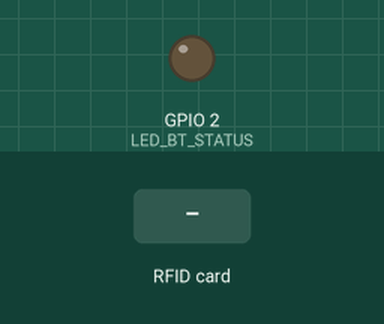
This sketch was run on a simulated ESP32. On the bench: output pins drawn as LEDs (lit = HIGH). The test bench sets the inputs (shaded band). WiFi joins after 1.5 s; servers stay silent unless stated; the local clock reads 2024-03-15 10:24:30 at power-on unless the sketch sets it; nothing arrives over Bluetooth unless stated; what the sketch prints to the serial monitor is not drawn.

Above: at 0.1 s.
At 2.7 s:
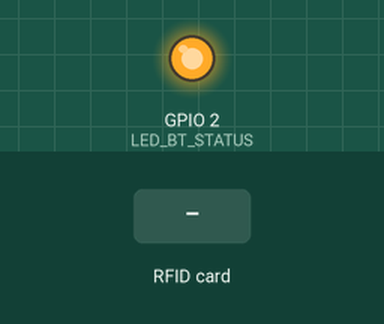
2.8 s: RFID card 63 80 EA 2C held to the reader
4.3 s: RFID card 92 1D B5 02 held to the reader
5.8 s: RFID card 5E 7A 19 C4 held to the reader
Timing chart, 0 to 8.8 s (numbered marks = the images above; inputs shaded):
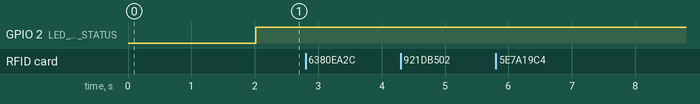

Measured:
- after the input at 2.8 s, every drawn part: stays the same
- after the input at 4.3 s, every drawn part: stays the same
- after the input at 5.8 s, every drawn part: stays the same

The sketch:

rfid_terminal.ino
```cpp
#include <WiFi.h>
#include <SPI.h>
#include <MFRC522.h>
#include <BluetoothSerial.h>
#include "time.h"

#define SS_PIN 5
#define RST_PIN 22
#define LED_BT_STATUS 2  // LED indicador de status BT

const char* ssid = "OFF";
const char* password = "foidebase";

const char* ntpServer = "pool.ntp.org";
const long gmtOffset_sec = -3 * 3600;
const int daylightOffset_sec = 0;

const char *deviceName = "ESP32-RFID";

const byte uidRondyson[] = {0x63, 0x80, 0xEA, 0x2C};
const byte uidSete[]     = {0x92, 0x1D, 0xB5, 0x02};

BluetoothSerial SerialBT;
MFRC522 rfid(SS_PIN, RST_PIN);

bool btConnected = false;
unsigned long lastBTCheck = 0;
const unsigned long BT_CHECK_INTERVAL = 2000;

bool compareUID(byte *uid, const byte *knownUID, byte size) {
  for (byte i = 0; i < size; i++) {
    if (uid[i] != knownUID[i]) return false;
  }
  return true;
}

String getTimestamp() {
  struct tm timeinfo;
  if (!getLocalTime(&timeinfo)) return "1970-01-01 00:00:00";
  char buf[20];
  strftime(buf, sizeof(buf), "%Y-%m-%d %H:%M:%S", &timeinfo);
  return String(buf);
}

void verificarConexaoBluetooth() {
  bool conectado = SerialBT.hasClient();
  if (conectado != btConnected) {
    btConnected = conectado;
    digitalWrite(LED_BT_STATUS, btConnected ? HIGH : LOW);
    Serial.println(btConnected ? "✅ Cliente Bluetooth CONECTADO" : "❌ Cliente Bluetooth DESCONECTADO");
  }
}

void sincronizarDataHora() {
  Serial.print("🌐 Conectando ao WiFi...");
  WiFi.mode(WIFI_STA);
  WiFi.begin(ssid, password);
  unsigned long startAttemptTime = millis();

  // Aguarda conexão WiFi (timeout 10s)
  while (WiFi.status() != WL_CONNECTED && millis() - startAttemptTime < 10000) {
    delay(50);
    Serial.print(".");
  }
  if (WiFi.status() != WL_CONNECTED) {
    Serial.println("\n❌ Falha ao conectar no WiFi para sincronizar horário");
    return;
  }
  Serial.println("\n✅ WiFi conectado!");

  // Sincroniza NTP
  configTime(gmtOffset_sec, daylightOffset_sec, ntpServer);
  struct tm timeinfo;
  if (getLocalTime(&timeinfo)) {
    Serial.printf("🕒 Data/hora sincronizada: %02d/%02d/%04d %02d:%02d:%02d\n",
      timeinfo.tm_mday, timeinfo.tm_mon+1, timeinfo.tm_year+1900,
      timeinfo.tm_hour, timeinfo.tm_min, timeinfo.tm_sec);
  } else {
    Serial.println("⚠ Falha ao obter hora via NTP");
  }
  WiFi.disconnect(true); // Desconecta do WiFi para economizar energia
}

void setup() {
  Serial.begin(115200);
  SPI.begin();
  rfid.PCD_Init();
  pinMode(LED_BT_STATUS, OUTPUT);
  digitalWrite(LED_BT_STATUS, LOW);

  sincronizarDataHora();         // 1. WiFi e NTP
  SerialBT.begin(deviceName);    // 2. Bluetooth só depois do NTP
  Serial.println("🔵 Bluetooth iniciado como \"" + String(deviceName) + "\".");
}

void loop() {
  if (millis() - lastBTCheck > BT_CHECK_INTERVAL) {
    verificarConexaoBluetooth();
    lastBTCheck = millis();
  }

  if (!rfid.PICC_IsNewCardPresent() || !rfid.PICC_ReadCardSerial()) return;

  String uidStr = "";
  for (byte i = 0; i < rfid.uid.size; i++) {
    if (rfid.uid.uidByte[i] < 0x10) uidStr += "0";
    uidStr += String(rfid.uid.uidByte[i], HEX);
  }
  uidStr.toUpperCase();

  Serial.print("🔍 Cartão detectado: ");
  Serial.println(uidStr);

  String nome = "Intruso";
  String status = "negado";

  if (compareUID(rfid.uid.uidByte, uidRondyson, 4)) {
    nome = "Rondyson";
    status = "autorizado";
  } else if (compareUID(rfid.uid.uidByte, uidSete, 4)) {
    nome = "Sete";
    status = "autorizado";
  }

  String timestamp = getTimestamp();

  String msg = "{";
  msg += "\"uid\":\"" + uidStr + "\",";
  msg += "\"nome\":\"" + nome + "\",";
  msg += "\"status\":\"" + status + "\",";
  msg += "\"hora\":\"" + timestamp + "\"";
  msg += "}";

  Serial.print("📤 Enviando via Bluetooth: ");
  Serial.println(msg);

  if (SerialBT.hasClient()) {
    SerialBT.println(msg);
    Serial.println("✅ Mensagem enviada com sucesso!");
  } else {
    Serial.println("⚠ Nenhum cliente conectado.");
  }

  rfid.PICC_HaltA();
  rfid.PCD_StopCrypto1();
  delay(100);
}
```
